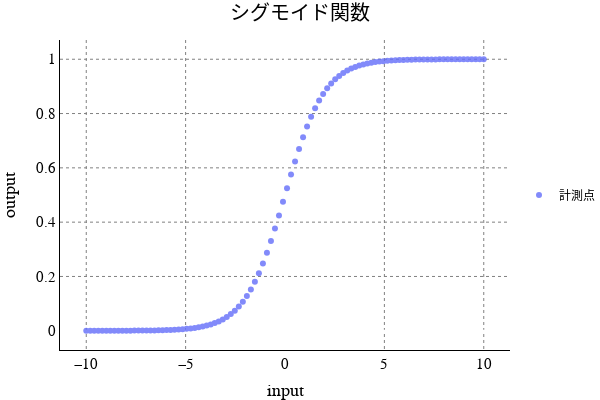

Write notebook code for a chart like this one.
### Code cell
plot_func(x_data = x_array,y_data = y_array)
